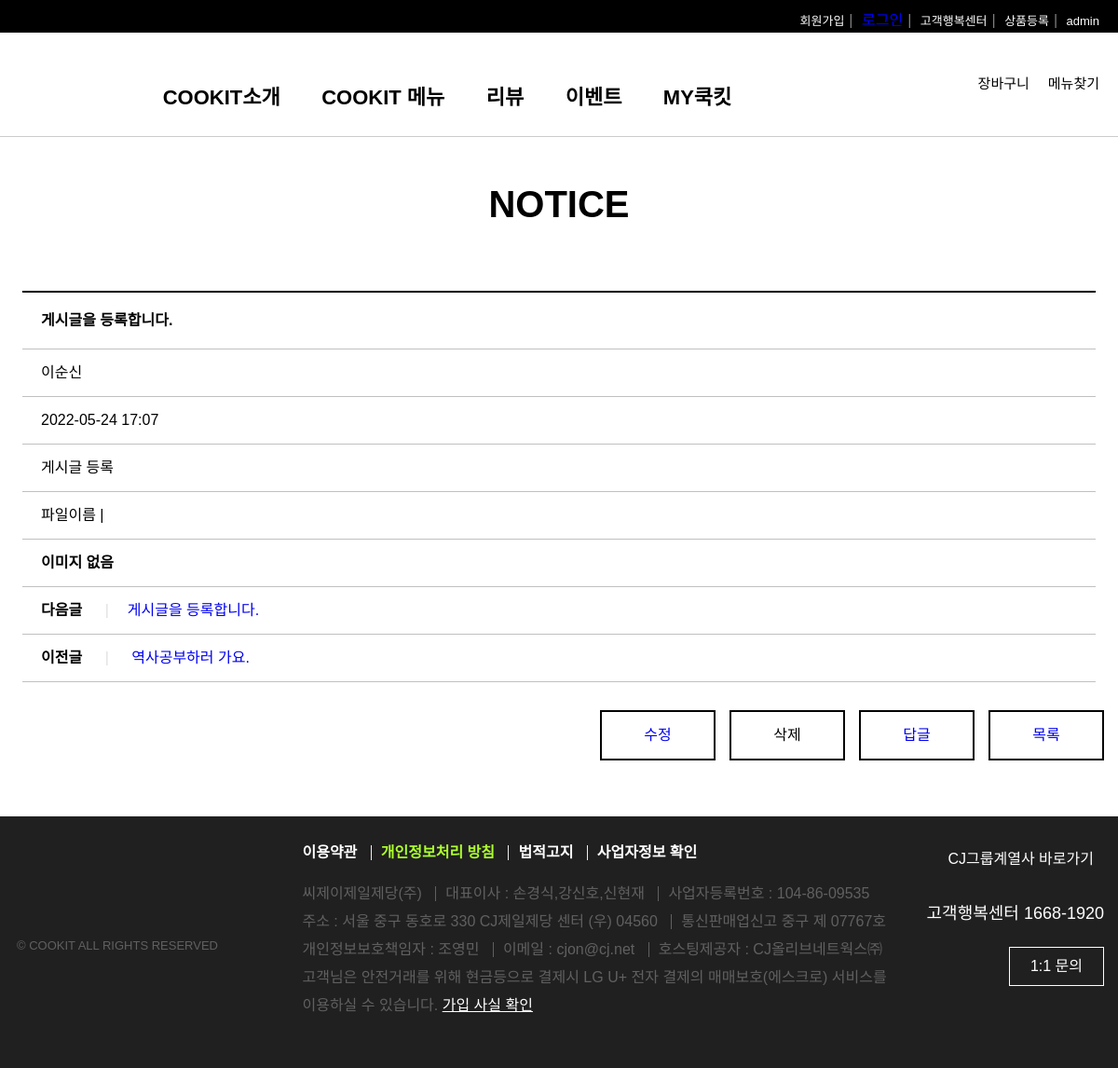
/fboard/1/37/fView, run on the app's committed database.
### fboard/models.py (models this page shows, shortened)
class Fboard(models.Model):
    f_no = models.AutoField(primary_key=True)
    member = models.ForeignKey(Member,on_delete=models.DO_NOTHING,null=True)
    f_title = models.CharField(max_length=1000)
    f_content = models.TextField()
    f_group = models.IntegerField(default=0)
    f_step = models.IntegerField(default=0)
    f_indent = models.IntegerField(default=0)
    f_hit = models.IntegerField(default=1)
    f_createdate =models.DateTimeField(default=datetime.now(),blank=True)
    f_updatedate = models.DateTimeField(default=datetime.now(),blank=True)
    f_file = models.ImageField(blank=True)

### member/models.py (models this page shows, shortened)
class Member(models.Model):
    id = models.CharField(max_length=30,primary_key=True)
    pw = models.CharField(max_length=300)
    name = models.CharField(max_length=100)
    nickname = models.CharField(max_length=100)
    tel = models.CharField(max_length=13,blank=True)
    zipcode = models.CharField(max_length=6,blank=True)
    address1 = models.CharField(max_length=300,blank=True)
    address2 = models.CharField(max_length=300,blank=True)
    gender = models.CharField(max_length=10,default='남자')
    hobby = models.CharField(max_length=100,blank=True)
    createdate = models.DateTimeField(datetime.now(),blank=True)
    updatedate = models.DateTimeField(datetime.now(),blank=True)

### fboard/views.py (the view)
# urls.py: path('<int:nowpage>/<str:f_no>/fView',views.fView,name='fView'),
def fView(request,nowpage,f_no):
    qs = Fboard.objects.get(f_no=f_no)
    try:
        qs_prev = Fboard.objects.filter(f_group=qs.f_group,f_step__lt=qs.f_step).order_by('-f_group','f_step').last().f_no
    except:
        try:
            qs_prev = Fboard.objects.filter(f_group__gt=qs.f_group).order_by('-f_group','f_step').last().f_no
        except:
            qs_prev = Fboard.objects.order_by('-f_group','f_step').first().f_no
    try:
        qs_next = Fboard.objects.filter(f_group=qs.f_group,f_step__gt=qs.f_step).order_by('-f_group','f_step').first().f_no
    except:
        try:
            qs_next = Fboard.objects.filter(f_group__lt=qs.f_group).order_by('-f_group','f_step').first().f_no
        except:
            qs_next = Fboard.objects.order_by('-f_group','f_step').last().f_no
    print("qs_prev : ",qs_prev)
    qs.f_hit += 1
    qs.save()
    qsPrev = Fboard.objects.get(f_no=qs_prev)
    qsNext = Fboard.objects.get(f_no=qs_next)
    context={'board':qs,'boardPrev':qsPrev,'boardNext':qsNext,'nowpage':nowpage}
    return render(request,'fView.html',context)

### fboard/templates/fView.html (shortened to what this page needs)
{% extends 'base.html' %}
{% load static %}
  {% block content-block %}
  <head>
    <link rel="stylesheet" href="{% static 'css/read.css' %}">
  </head>
    <h1>NOTICE</h1>
    <table>
      <tr>
        <th>{{board.f_title}}</th>
      </tr>
      <tr>
        <td>{{board.member.name}}</td>
      </tr>
      <tr>
        <td>{{board.f_updatedate|date:'Y-m-d H:i'}}</td>
      </tr>
      <tr>
        <td>{{board.f_content}}</td>
      </tr>
      <tr>
        <td>파일이름 |{{board.f_file}}</td>
      </tr>
      <tr>
        <td>
          {% if board.f_file %}
          <img src="{{board.f_file.url}}">
          {% else %}
          <h4>이미지 없음</h4>
          {% endif %}
        </td>
      </tr>
      <tr>
        <td><strong>다음글</strong> <span class="separator">|</span><a href="{% url 'fboard:fView' nowpage boardPrev.f_no %}">{{boardPrev.f_title}}</a></td>
      </tr>
      <tr>
        <td><strong>이전글</strong> <span class="separator">|</span><a href="{% url 'fboard:fView' nowpage boardNext.f_no %}"> {{boardNext.f_title}}</a></td>
      </tr>
    </table>
    <a href="{% url 'fboard:fList' nowpage %}"><div class="list">목록</div></a>
    <div class="list"><a href="{% url 'fboard:fReply' nowpage board.f_no %}">답글</a></div>
    <div class="list" onclick="deleteBtn()">삭제</div>
    <div class="list"><a href="{% url 'fboard:fUpdate' nowpage board.f_no %}">수정</a></div>
  {% endblock content-block %}

### static/css/style.css (style rules this page uses)
*, body { margin: 0; padding: 0; font-family: 'Noto Sans KR', sans-serif; font-size: 16px; }
a { text-decoration: none; }

### static/css/read.css (style rules this page uses)
h1 { margin-top: 50px; margin-bottom: 0; font-size: 40px; }
table { width: 96%; margin-top: 70px; margin-left: auto; margin-right: auto; line-height: 40px; }
table { border-collapse: collapse; }
th { padding: 10px 0 10px 20px; border: 1px solid silver; border-top: 2px solid black; }
td { padding: 5px 0 5px 20px; border: 1px solid silver; }
th, td { text-align: left; border-left: hidden; border-right: hidden; }
.separator { padding: 0 20px 0 20px; color: #e0e0e0; }
.list { float: right; width: 120px; height: 50px; line-height: 50px; cursor: pointer; margin: 30px 15px 10px 0; border: 2px black solid; }

### data on the page
Fboard: f_title "게시글을 등록합니다.", member.name "이순신", f_updatedate "2022-05-24 17:07", f_content "게시글 등록"
Fboard: f_title "게시글을 등록합니다."
Fboard: f_title "역사공부하러 가요."
